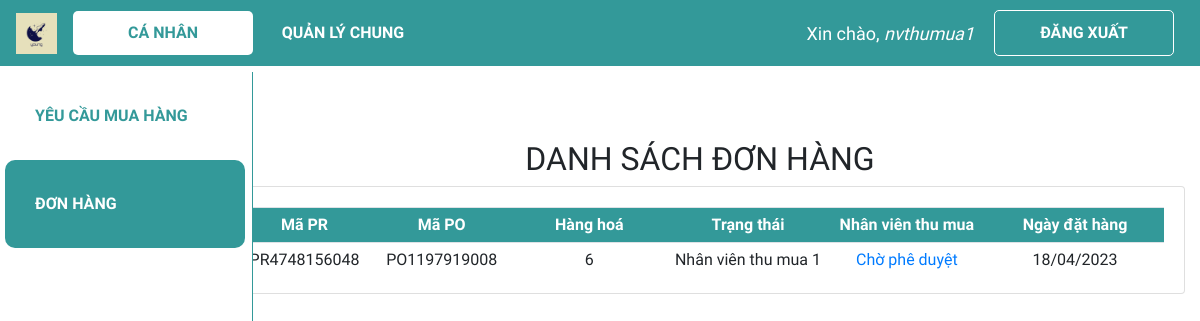
The app's page /ca_nhan/dspo/ (signed in), older data.
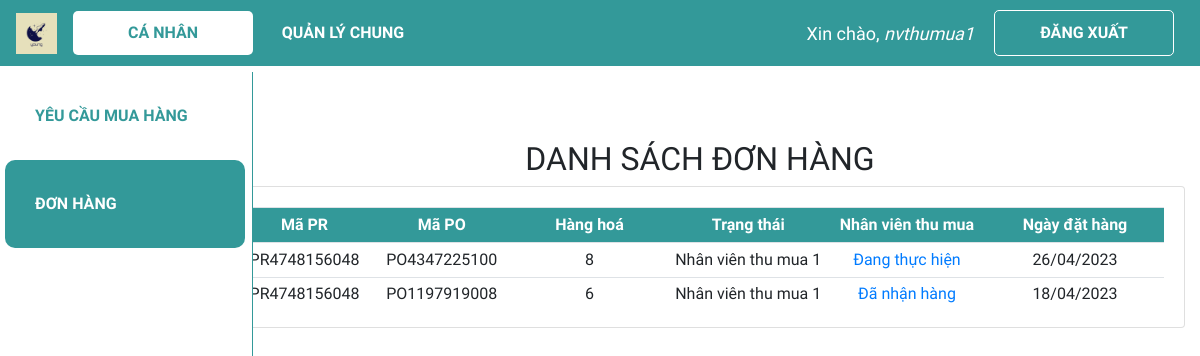
The same page, newer data.
### web_core/models.py (models this page shows, shortened)
class PO(models.Model):
    danh_muc_trang_thai = (
        ('Chờ phê duyệt', 'Chờ phê duyệt'),
        ('Đang thực hiện', 'Đang thực hiện'),
        ('Đã nhận hàng', 'Đã nhận hàng'),
        ('Đã hoàn thành', 'Đã hoàn thành'),
    )
    ma_PO = ShortUUIDField(
        verbose_name='Mã PO',
        length=10,
        max_length=12,
        prefix="PO",
        alphabet="0123456789",
        primary_key=True
    )
    ma_PR = models.ForeignKey(PR, on_delete = models.CASCADE, verbose_name = 'Mã PR', blank = True, null = True)
    ma_hang_hoa = models.ForeignKey(HANGHOA, on_delete = models.CASCADE, verbose_name = 'Mã hàng hoá', blank = True, null = True)
    so_luong = models.IntegerField('Số lượng', validators = [MinValueValidator(0)], default = 0)
    ma_hop_dong = models.ForeignKey(HOPDONG, on_delete = models.SET_NULL, verbose_name = 'Mã hợp đồng', blank = True, null = True)
    ma_nhan_vien_tao = models.ForeignKey(NHANVIEN, on_delete=models.SET_NULL, verbose_name = 'Mã nhân viên tạo', related_name = 'nv_tao_PO', null=True)
    ma_ncc = models.ForeignKey(NCC, on_delete = models.SET_NULL, verbose_name = 'Mã nhà cung cấp', blank = True, null = True)
    ngay_tao = models.DateTimeField('Ngày tạo', default = datetime.now)
    ngay_cap_nhat = models.DateTimeField('Ngày cập nhật', default = datetime.now)
    trang_thai = models.CharField('Trạng thái PO', max_length = 100, choices=danh_muc_trang_thai, default='Đang xem xét', blank = True, null = True)
    ma_quan_ly_duyet = models.ForeignKey(NHANVIEN, on_delete = models.SET_NULL, verbose_name = 'Mã quản lý duyệt', related_name = 'quan_ly', blank = True, null = True)

class PR(models.Model):
    danh_muc_trang_thai = (
        ('Chờ phân công', 'Chờ phân công'),
        ('Đang thực hiện', 'Đang thực hiện'),
        ('Đã hoàn thành', 'Đã hoàn thành'),
    )
    ma_PR = ShortUUIDField(
        verbose_name='Mã PR',
        length=10,
        max_length=12,
        prefix="PR",
        alphabet="0123456789",
        primary_key=True
    )
    ma_nhan_vien_tao = models.ForeignKey(NHANVIEN, on_delete = models.CASCADE, verbose_name = 'Mã nhân viên tạo', related_name = 'nv_tao_PR', blank = True, null = True)
    ma_nhan_vien_phu_trach = models.ForeignKey(NHANVIEN, on_delete = models.SET_NULL, verbose_name = 'Mã nhân viên phụ trách',  related_name = 'nv_phutrach_PR', blank = True, null = True)
    ngay_tao = models.DateTimeField('Ngày tạo', default = datetime.now)
    ngay_cap_nhat = models.DateField('Ngày cập nhật', default = datetime.now)
    ten_PR = models.CharField('Tên PR', max_length = 300)
    trang_thai = models.CharField('Trạng thái PR', max_length = 100, choices=danh_muc_trang_thai, default='Đang xem xét', null=True)

class HANGHOA(models.Model):
    ma_HH = ShortUUIDField(
        verbose_name='Mã hàng hoá',
        length=10,
        max_length=12,
        prefix="HH",
        alphabet="0123456789",
        primary_key=True
    )
    ten_hang_hoa = models.CharField('Tên hàng hoá', max_length = 100, null=True)
    so_luong_ton = models.IntegerField('Số lượng tồn', validators = [MinValueValidator(0)], default = 0)

class NHANVIEN(models.Model):
    danh_muc_phong_ban = (
        ('Thu mua', 'Thu mua'),
        ('Kho', 'Kho'),
        ('Kế toán', 'Kế toán'),
        ('Khác', 'Khác')
    )
    danh_muc_chuc_vu = (
        ('Quản lí', 'Quản lí'),
        ('Nhân viên', 'Nhân viên'),
    )
    user = models.OneToOneField(User, null=True, blank=True, on_delete=models.CASCADE)
    ma_NV = ShortUUIDField(
        verbose_name='Mã nhân viên',
        length=10,
        max_length=12,
        prefix="NV",
        alphabet="0123456789",
        primary_key=True
    )
    ho_ten = models.CharField('Họ tên', max_length = 100, null=True)
    phong_ban = models.CharField('Phòng ban', max_length = 50, choices=danh_muc_phong_ban, null=True)
    chuc_vu = models.CharField('Chức vụ', max_length = 50, choices=danh_muc_chuc_vu, null=True)

### web_core/decorators.py (the view)
    def wrapper_function(request, *args, **kwargs):
        group = None
        if request.user.groups.exists():
            group = request.user.groups.all()[0].name
        if group == 'quanly':
            return redirect('quanli_dspr')
        else:
            print(group)
            return view_func(request, *args, **kwargs)

### web_core/templatetags/index.py (called while the page is built)
@register.filter
def first_group_name(user):
    groups = user.groups.all()
    if groups:
        return groups[0].name
    return ''

### web_core/views.py (called while the page is built)
def update_all_po_status():
    dspo = PO.objects.all().order_by('-ngay_tao')
    for po in dspo:
        if po.ma_quan_ly_duyet and po.trang_thai == 'Chờ phê duyệt':
            po.trang_thai='Đang thực hiện'
        elif not po.ma_quan_ly_duyet and po.trang_thai != 'Chờ phê duyệt':
            po.trang_thai='Chờ phê duyệt'
        po.save()

@non_admin_only
@login_required(login_url='login')
def dspo_canhan(request):
    update_all_po_status()
    user = request.user.username
    if user == 'admin':
        return redirect('/dspo')
    else:
        nhanvien = NHANVIEN.objects.get(user=request.user)
    if nhanvien.phong_ban != 'Thu mua':
        dspr = PR.objects.filter(ma_nhan_vien_tao=nhanvien.ma_NV).values('ma_PR')
        dspo = PO.objects.filter(ma_PR__in=dspr).order_by('-ngay_tao')
    else:
        dspo = PO.objects.filter(ma_nhan_vien_tao=nhanvien.ma_NV).order_by('-ngay_cap_nhat')
    context = {'dspo':dspo}
    return render(request, 'web_core/dspo_canhan.html', context)

### web_core/templates/web_core/dspo_canhan.html (shortened to what this page needs)
{% extends 'web_core/main.html' %}
{% block content %}
<h2 class="table-title" style>DANH SÁCH ĐƠN HÀNG</h2>
<div class="card card-body">
    <table class='table table-sm'>
        <tr class="table-head">
            <th class="small-content">Mã PR</th>
            <th class="small-content">Mã PO</th>
            <th class="mid-content">Hàng hoá</th>
            <th class="mid-content">Trạng thái</th>
            <th class="mid-content">Nhân viên thu mua</th>
            <th class="mid-content">Ngày đặt hàng</th>
        </tr>
        {% for po in dspo %}
        <tr>
            <td class="small-content">{{po.ma_PR.ma_PR}}</td>
            <td class="small-content">{{po.ma_PO}}</td>
            <td class="mid-content">{{po.ma_hang_hoa.ten_hang_hoa}}</td>
            <td class="mid-content">{{po.ma_nhan_vien_tao.ho_ten}}</td>
            <td class="mid-content"><a href="{% url 'canhan_xem_po' po.ma_PO %}">{{po.trang_thai}}</a></td>
            <td class="mid-content">{{po.ngay_tao|date:"d/m/Y"}}</td>
        </tr>
        {% endfor %}
    </table>
</div>
{% endblock %}

Row changes from the older to the newer data that the page shows:
added PO: ma_PR.ma_PR "PR4748156048", ma_PO "PO4347225100", ma_hang_hoa.ten_hang_hoa "8", ma_nhan_vien_tao.ho_ten "Nhân viên thu mua 1", trang_thai "Đang thực hiện", ngay_tao "26/04/2023"
changed PO "PO1197919008": trang_thai "Chờ phê duyệt" → "Đã nhận hàng"
